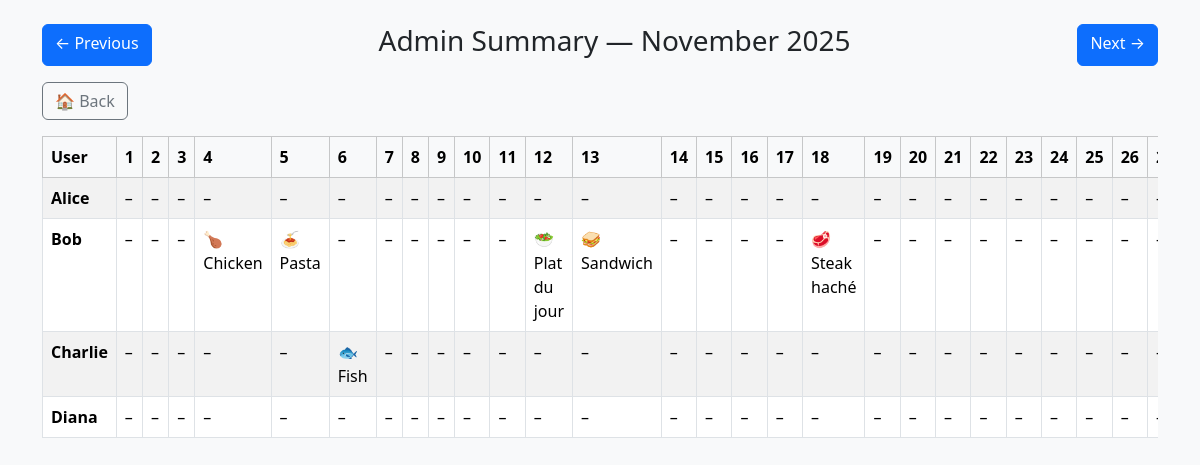
/admin, run on an earlier commit of the app's database.
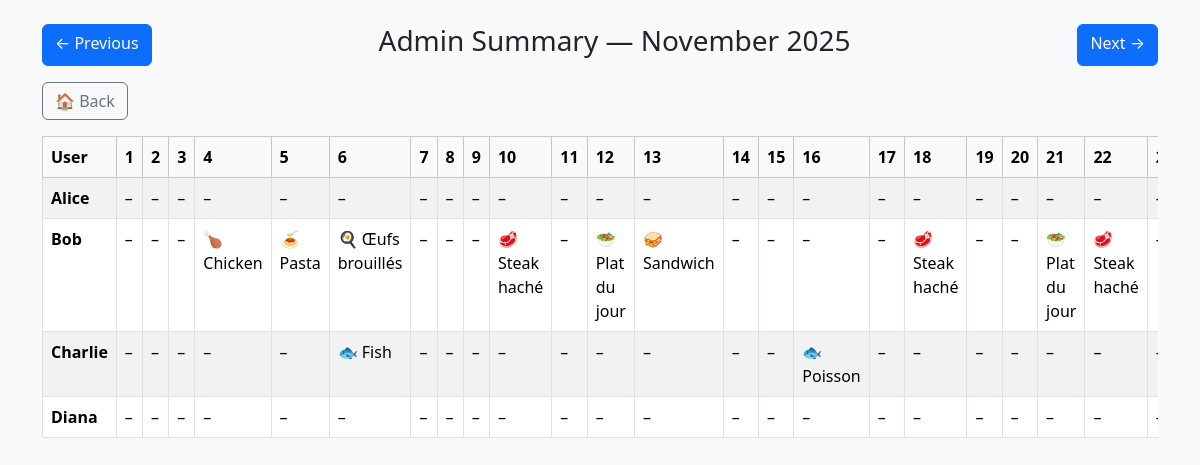
And on a later commit of the database.
### tables this page shows
CREATE TABLE lunches (
            id INTEGER PRIMARY KEY AUTOINCREMENT,
            username TEXT NOT NULL,
            lunch_date TEXT NOT NULL,
            lunch_choice TEXT
        );

### app.py (the view)
@app.route("/admin")
def admin_summary():
    year = int(request.args.get("year", date.today().year))
    month = int(request.args.get("month", date.today().month))
    conn = sqlite3.connect(DB_FILE)
    c = conn.cursor()
    c.execute(
        """
        SELECT username, lunch_date, lunch_choice
        FROM lunches
        WHERE strftime('%Y', lunch_date) = ? AND strftime('%m', lunch_date) = ?
        ORDER BY username, lunch_date
    """,
        (str(year), f"{month:02d}"),
    )
    rows = c.fetchall()
    conn.close()
    data = {user: {} for user in USERS}
    for username, lunch_date, lunch_choice in rows:
        day = int(lunch_date.split("-")[2])
        data.setdefault(username, {})[day] = lunch_choice
    num_days = monthrange(year, month)[1]
    days = list(range(1, num_days + 1))
    prev_month, next_month = month - 1, month + 1
    prev_year, next_year = year, year
    if prev_month == 0:
        prev_month, prev_year = 12, year - 1
    if next_month == 13:
        next_month, next_year = 1, year + 1
    return render_template(
        "admin.html",
        users=USERS,
        data=data,
        days=days,
        year=year,
        month=month,
        month_name=month_name[month],
        prev_month=prev_month,
        next_month=next_month,
        prev_year=prev_year,
        next_year=next_year,
    )

### templates/admin.html (shortened to what this page needs)
<!DOCTYPE html>
<html>
<head>
    <link href="https://cdn.jsdelivr.net/npm/bootstrap@5.3.2/dist/css/bootstrap.min.css" rel="stylesheet">
</head>
<body class="bg-light">
<div class="container py-4">
    <div class="d-flex justify-content-between mb-3">
        <a class="btn btn-primary" href="{{ url_for('admin_summary', year=prev_year, month=prev_month) }}">← Previous</a>
        <h3>Admin Summary — {{ month_name }} {{ year }}</h3>
        <a class="btn btn-primary" href="{{ url_for('admin_summary', year=next_year, month=next_month) }}">Next →</a>
    </div>
    <a class="btn btn-outline-secondary mb-3" href="{{ url_for('index') }}">🏠 Back</a>
    <div class="table-responsive">
        <table class="table table-bordered table-striped">
            <thead class="table-light">
                <tr>
                    <th>User</th>
                    {% for d in days %}
                    <th>{{ d }}</th>
                    {% endfor %}
                </tr>
            </thead>
            <tbody>
                {% for user in users %}
                <tr>
                    <th>{{ user }}</th>
                    {% for d in days %}
                    <td>{{ data.get(user, {}).get(d, "–") }}</td>
                    {% endfor %}
                </tr>
                {% endfor %}
            </tbody>
        </table>
    </div>
</div>
</body>
</html>

What changed in the data, as far as the page shows it:
added lunches: get "🍳 Œufs brouillés"
added lunches: get "🥩 Steak haché"
added lunches: get "🥗 Plat du jour"
added lunches: get "🥩 Steak haché"
added lunches: get "🐟 Poisson"
Also different on the page:
new list line: "🥩 Steak haché"
list line gone: "23"
list line gone: "24"
list line gone: "25"
list line gone: "26"
